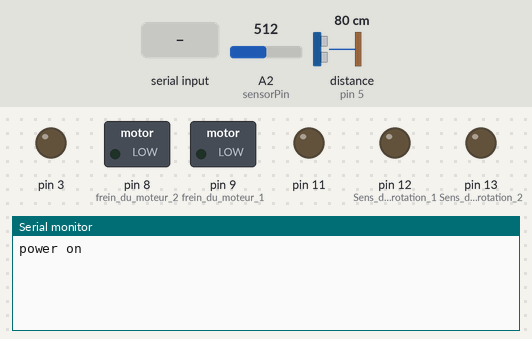
A sketch run on a simulated Arduino Uno, built with avr-gcc and run on an emulated ATmega328P. On the bench: switched loads named in the sketch (green lamp = pin HIGH), output pins drawn as LEDs (lit = HIGH), the last lines printed to the serial monitor. Inputs (shaded band) come from the test bench; at power-on: A2 (sensorPin) = 512, distance to the obstacle (sensor on pin 5) 80 cm. No radio packets arrive unless stated.

Above: at 1.2 s.
1.3 s: "temperature\n" received over the second serial link
At 2.1 s:
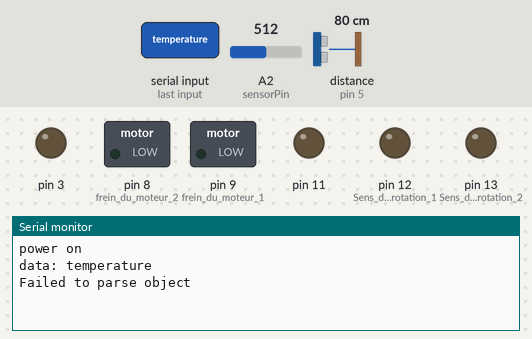
2.8 s: "battery\n" received over the second serial link
At 3.2 s:
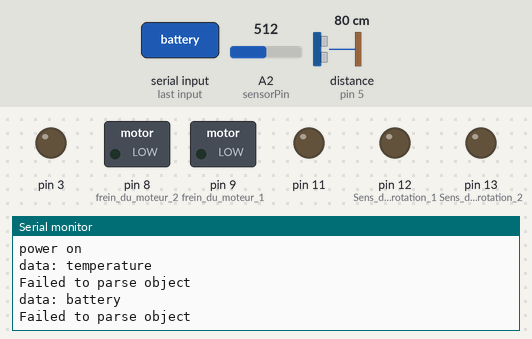
4.3 s: "direction\n" received over the second serial link
At 5.5 s:
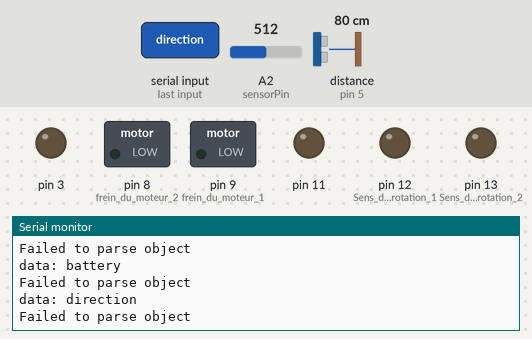

The sketch:

Arduino_robot.ino
```cpp
/*
 ____ ____ ____ ____
||R |||M |||C |||A ||
||__|||__|||__|||__||
|/__\|/__\|/__\|/__\|

*/
#include <SoftwareSerial.h> //Partie Bluetooth, pour la communicaion avec l'emetteur/recepteur bluetooth, supervisé par Simon
#include <ArduinoJson.h> //Partie Bluetooth, pour structurer les données envoyées, supervisé par Simon https://arduinojson.org/
#include <VirtualWire.h> //Partie Reception télécommande, pour recevoir les commandes, Supervisé par Léo
#include "Ultrasonic.h"  //Partie Detection de la distance, librarie pour utiliser le module à ultrason, Supervisé par Lucas

#define sensorPin 2 //Broche d'entrée du capteur de température, Analog2, (CAN)
#define DEBUG 0 // Si à 0, n'envoit par usb au moniteur série, si à , envoit les mesures au moniteur série, sur l'arduino IDE
#define rateLimitMs 1000 // Limite la cadence d'envoit des mesures à l'ordinateur par Bluetooth, 1000mS = 1s, envoit les données toutes les 1 secondes

const int broche_rx = 7; // broche utilisée pour recevoir les commandes par la télécommande
const int broche_sig = 5; // broche utilisée par le capteur à ultrason pour mésurée la distance, et le temps de latence entre une pulsation
long RangeInCentimeters; // Variable utilisé pour conserver la distance mesurée par le capteur à ultrason
SoftwareSerial hc06(2, 6); //TX RX,  Déclare une nouvelle instance SoftwareSerial, sur les broches TX: 2, RX:6, utilisé pour communiquer avec le module bluetooth
Ultrasonic ultrasonic(5); // Déclare une nouvelle instance Ultrasonic, utilisé pour communiquer avec le capteur à ultrason et mesurer la distance sur la broche 5.
unsigned long lastSendTime[3]; // Déclare un nouveau tableau vide composé de 3 case stockant un nombre  qui doivent être entier et positifs. Ce tableau est utilisé pour comparer le temps d'envoit d'un certain type de donné (temperature, direction, battery) et donc de limiter l'envoit des mesures par bluetooth  à 1 mesure toute les 1 secondes
int distance; //Sert à conserver la distance en cm globalement, mesurée par le capteur à ultrason.
int commandeReceived = 0; //Sert à conserver la commande recu par le recepteur 433mhz et diriger le robot. Si 0: ne rien faire, 1: avance, 2: reculer, 3: tourner vers la gauche, 4: tourner vers la droite

void setup() {
  Serial.begin(9600); // Initialiser la liaison avec une vitesse de transmission de 9600 bits par secondes, utilisé pour communiquer avec le moniteur serie du Arduino IDE

  Serial.println("power on"); // On envoit au moniteur série "power on", pour montrer que le robot à démarrer

  //initialisation moteur

  // moteur 1, droit
  pinMode(12, OUTPUT); // Sens de rotation 1, on paramètre en mode sortie la broche 12, utilisée pour changer de sens de rotation le moteur 1
  pinMode(9, OUTPUT); //frein du moteur 1, on paramètre en mode sortie la broche 9, utilisée pour freiner le moteur 1

  //moteur 2, gauche
  pinMode(13, OUTPUT); //Sens de rotation 2,  on paramètre en mode sortie la broche 13, utilisée pour changer de sens de rotation le moteur 2
  pinMode(8, OUTPUT);  // frein du moteur 2, on paramètre en mode sortie la broche 8, utilisée pour freiner le moteur 2

  //desactive les freins
  digitalWrite(9, LOW); // on desactive les freins pour le moteur 1 en envoyant 0 a la broche 9
  digitalWrite(8, LOW); // on desactive les freins pour le moteur 2 en envoyant 0 a la broche 8
  setupReceiver(); // On appelle la fonction setupReceiver() pour initialiser le recepteur pour la télécommande
  setupBluetooth(); // On appelle la fonction setupBluetooth(), pour initialiser le bluetooth
}
void setupReceiver() { // setupReceiver() pour initialiser le recepteur pour la telecommande

  vw_set_rx_pin(broche_rx); //On configurer la broche de reception (broche 7) pour recevoir les commandes depuis la télecommande, cette broche est relier au OUT du module Recepteur 433Mhz
  vw_setup(500); // Commencer la liaison avec une vitesse de reception de 500 bits par secondes, utilise pour recevoir les commandes depuis la telecommandes
  vw_rx_start(); // On commence à ecouter sur la broche pour recevoir les commandes
}
void setupBluetooth() { // setupBluetooth(), pour initialiser le bluetooth
  hc06.begin(9600); // Initialiser la liaison avec une vitesse de transmission de 9600 bits par secondes, utilisé pour communiquer avec le module bluetooth en liaison UART et donc envoyer les mesures à l'odinateur
  hc06.print("AT+NAMERMCA"); // On envoit au module bluetooth le message "AT+NAMERMCA", ce message est une commande pour le module bluetooth (tout message qui commence par AT est une commande pour configurer le module), cette commande est NAME, elle configure le nom afficher au autres périphériques bluetooth, ici "RMCA". Il ya d'autre type de commande, comme PIN, VERSION etc...
}
int UltraSonicSensor() { // Fonction pour mesurer la distance avec le capteur à ultrason

  RangeInCentimeters = ultrasonic.MeasureInCentimeters(); // Mesure la distance et la converse dans la variable RangeInCentimeters en cm.
  if (DEBUG) { // Si DEBUG = 1
    Serial.print(RangeInCentimeters);//0~400cm, On envoit la distance au moniteur serie Arduino IDE
    Serial.println(" cm"); // On envoit ensuite " cm" pour fait un retour à la ligne.
  }

  return RangeInCentimeters; // On retourne la valeur en cm qui à été mesurée
}
void sendInfo(String key, String data) { // Fontion utilisée pour envoyer les mesures par bluetooth. 2 paramètre: ((String)key: le type de mesure (temperature, battery, direction), (String)data: la mesure à envoyer)

  int placeArray = 0; // Cette variable est un nombre entier utiliser pour determiner dans quelle index du tableau lastSendTime il faut conserver le temps en ms quand la mesure a été envoyé, permet de limiter l'envoit des mesures par bluetooth  à 1 mesure toute les 1 secondes
  if (key == "temperature") // si le type de donnée est égal à "température", l'emplacement dans le tableau lastSendTime sera à 0
    placeArray = 0;
  else if (key == "battery") // si le type de donnée est égal à "battery", l'emplacement dans le tableau lastSendTime sera à 1
    placeArray = 1;
  else if (key == "direction") // si le type de donnée est égal à "direction", l'emplacement dans le tableau lastSendTime sera à 2
    placeArray = 2;
  if ( millis() - lastSendTime[placeArray] > rateLimitMs) { // Si le temps en ms depuis le démarrage du programme retourné par la fonction millis() moins le dernier temps d'envoit pour un certain type de donné est supérieur au dernier à 1000ms, alors :
    StaticJsonBuffer<200> jsonBuffer; // On créer une nouvelle mémoire tampon de taille 200 caractères pour structurer en JSON les mesures envoyées. Ca permet de stocker une valeur fixée de caractères dans la mémoire, et donc de fonctionner avec des appareils possendant peut de mémoire RAM
    JsonObject& root = jsonBuffer.createObject(); // On créer un nouveau objet JSON, utilisé pour structurer les mesures
    root["type"] = key; // On ajouter la clef type, pour le type de mesure, et on lui affecte la variable key
    root["data"] = data; // On ajouter la clef data, pour la valeur de la mesure, et on lui affecte la variable data
    root.printTo(hc06); // On envoit l'objet root en texte au module bluetooth par liaison UART et donc à l'ordinateur
    lastSendTime[placeArray] = lastSendTime[placeArray] + rateLimitMs; // Afin de limiter l'envoit de donné, on affecte au tableau lastSendTime à l'index du type de donné: le dernier temps d'envoit + 1000ms (variable rateLimitMs), afin de limiter à 1 mesure par seconde.
  }
}

float readTemp() { // Fonction utilisée pour mesurer la température
  int reading = analogRead(sensorPin); // On lit nombre à la sortie du CAN relier au capteur de témpérature

/*                  V
                      pe
       V   =  N x  ----------
        e             n
                     2 -1
*/
  sendInfo("direction", String(reading)); // On envoit par bluetooth avec la fonction sendInfo() la mesure du nombre en sortie du CAN afin de l'afficher sur l'ordinateur
  // On multiplie par la tension max qui peut être convertit, ici 5v
  float voltage = reading * 5.0;
  // On divise par 2^(10)^= 1024, 10: nombre de bit du CAN sur l'arduino Uno. On obtient donc le voltage
  voltage /= 1024.0;

  sendInfo("battery", String(voltage)); // On envoit par bluetooth avec la fonction sendInfo() la mesure du voltage obtenu à partir du calcul afin de l'afficher sur l'ordinateur

  float temperatureC = (voltage * 44.444) - 61.111; //converting from 10 mv per degree wit 500 mV offset
  //to degrees ((voltage - 500mV) times 100)
  if (DEBUG) { // Si debug = 1
    Serial.print(temperatureC); // Envoyer la température au moniteur série Arduino IDE
    Serial.println(" degrees C"); // Envoyer l'unité et inserer une nouvelle au moniteur série Arduino IDE
  }
  return temperatureC; // On retourne la valeur en °C qui à été mesurée
}
void interpreterCommande(int valeur) { // Fonction utilisé pour commander les moteurs en fonction d'une commande. 1 Paramètre: (int) valeur: la valeur de la commande (0,1,2,3,4)

  if (valeur == 1 && distance > 10) { // Si la commande (valeur) est égale à 1 et la distance est supérieur à 10cm,  avancer
    digitalWrite(12, LOW); // Sens de rotation du moteur 1 en position avancer

    analogWrite(3, 255); // Envoi 0xFF sur la broche 3, utilisé pour moduler la vitesse du moteur 1. 255=vitesse maximal

    digitalWrite(13, LOW); // Sens de rotation du moteur 2 en position avancer

    analogWrite(11, 255); // Envoi 0xFF sur la broche 11, utilisé pour moduler la vitesse du moteur 2. 255=vitesse maximal
  } else if (valeur == 2) { // Si la commande (valeur) est égale à 2, reculer

    digitalWrite(12, HIGH); // Sens de rotation du moteur 1 en position reculer
    analogWrite(3, 255); // Envoi 0xFF sur la broche 3, utilisé pour moduler la vitesse du moteur 1. 255=vitesse maximal

    digitalWrite(13, HIGH); // Sens de rotation du moteur 2 en position reculer
    analogWrite(11, 255); // Envoi 0xFF sur la broche 11, utilisé pour moduler la vitesse du moteur 1. 255=vitesse maximal

  } else if (valeur == 3) { // Si la commande (valeur) est égale à 3, tourner à gauche

    digitalWrite(12, HIGH); // Sens de rotation du moteur 1 en position reculer
    analogWrite(3, 255); // Envoi 0xFF sur la broche 3, utilisé pour moduler la vitesse du moteur 1. 255=vitesse maximal

    digitalWrite(13, LOW); // Sens de rotation du moteur 2 en position avancer
    analogWrite(11, 255);  // Envoi 0xFF sur la broche 11, utilisé pour moduler la vitesse du moteur 2. 255=vitesse maximal

  } else if (valeur == 4) { // Si la commande (valeur) est égale à 4, tourner à droite

    digitalWrite(12, LOW); // Sens de rotation du moteur 2 en position avancer
    analogWrite(3, 255);  // Envoi 0xFF sur la broche 3, utilisé pour moduler la vitesse du moteur 1. 255=vitesse maximal

    digitalWrite(13, HIGH); // Sens de rotation du moteur 1 en position reculer
    analogWrite(11, 255); // Envoi 0xFF sur la broche 11, utilisé pour moduler la vitesse du moteur 2. 255=vitesse maximal

  } else { // Sinon, arreter le robot.
    analogWrite(3, 0); // Envoi 0x0 sur la broche 3, utilisé pour moduler la vitesse du moteur 1. 0=vitesse minimal
    analogWrite(11, 0); // Envoi 0x0 sur la broche 11, utilisé pour moduler la vitesse du moteur 2. 0=vitesse minimal

  }
}
void loop() {
  if (hc06.available())
  { //{"type":"commande", data:1}
    String inData = hc06.readStringUntil('\n');
    Serial.println("data: " + inData);
    StaticJsonBuffer<200> receiveBuffer;
    JsonObject& root = receiveBuffer.parseObject(inData);
    if (root.success()) {
      Serial.println("Sucess parsing");
      const String type = root["type"];
      int valeur = root["data"];
      Serial.println(type);
      if (type == "commande") {
        commandeReceived = valeur;
        Serial.println("Received command:" + String(valeur));
        interpreterCommande(valeur);
      }
    } else {
      Serial.println("Failed to parse object");
    }
  }
  //capteur ultrason
  sendInfo("temperature", String(readTemp()));
  //emmission de l'ultrason
  pinMode(broche_sig, OUTPUT);
  digitalWrite(broche_sig, LOW);
  delayMicroseconds(2);
  digitalWrite(broche_sig, HIGH);
  delayMicroseconds(5);
  digitalWrite(broche_sig, LOW);
  //recepetion de l'ultrason

  distance = UltraSonicSensor();


  byte taille_message = sizeof(float);
  float commandFm;
  // On attend de recevoir un message
  if (vw_get_message((byte *) &commandFm, &taille_message)) {
    // On copie le message

    sendInfo("direction", String(commandFm));
    commandeReceived = (int) commandFm;
    //Commande des moteurs

  }

  interpreterCommande(commandeReceived);
}
```

Measured:
- after the input at 1.3 s, the serial monitor: prints a new line at once (image 1)
- after the input at 2.8 s, the serial monitor: prints a new line at once (image 2)
- after the input at 4.3 s, the serial monitor: prints a new line at once (image 3)
